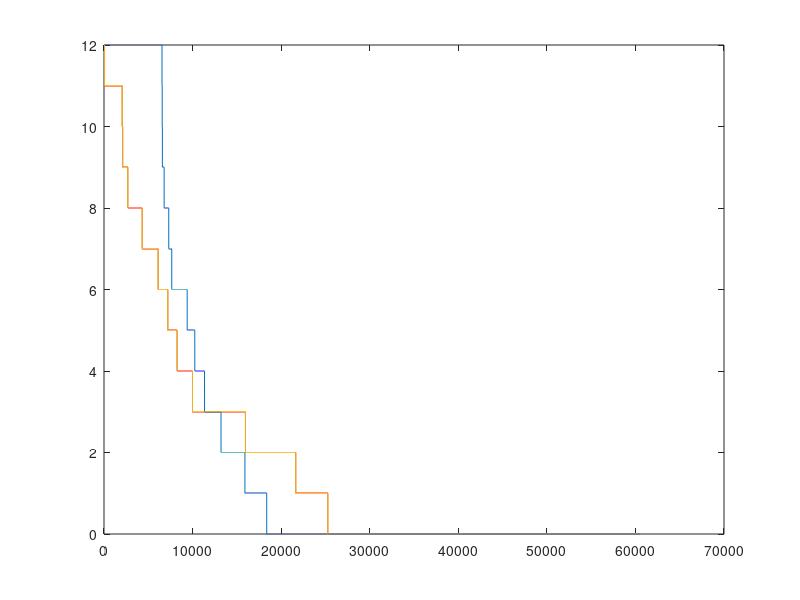

The MATLAB script that drew this image:
close all;

load('power1.csv')
load('power2.csv')
load('power3.csv')

power1 = abs(power1);
power2 = abs(power2);
power3 = abs(power3);

%round to kw
figure;
power1 = floor(power1./1000);

powerDuration1 = [];
for p=max(power1):-1:0
    powerDuration1 = [powerDuration1 ones(1,sum(power1==p)).*p];
end

plot(powerDuration1)

%round to kw
power2 = floor(power2./1000);

powerDuration2 = [];
for p=max(power2):-1:0
    powerDuration2 = [powerDuration2 ones(1,sum(power2==p)).*p];
end

hold on;
plot(powerDuration2)

%round to kw
power3 = floor(power3./1000);

powerDuration3 = [];
for p=max(power3):-1:0
    powerDuration3 = [powerDuration3 ones(1,sum(power3==p)).*p];
end

hold on;
plot(powerDuration3)